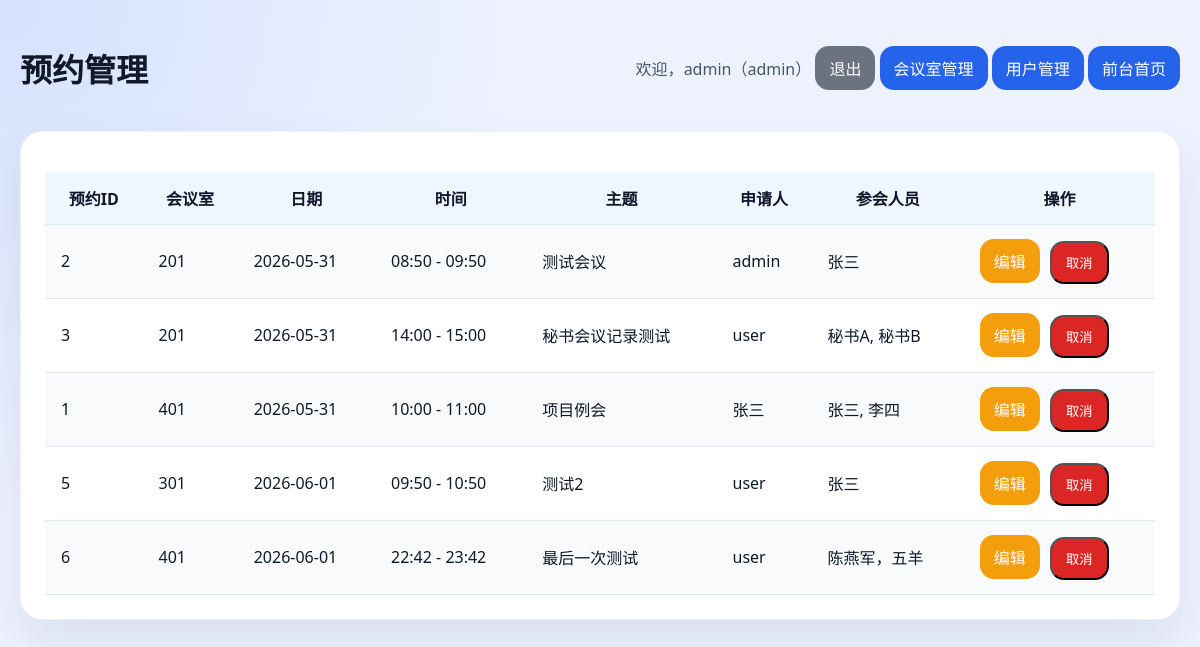
/admin/bookings (signed in), run on an earlier commit of the app's database.
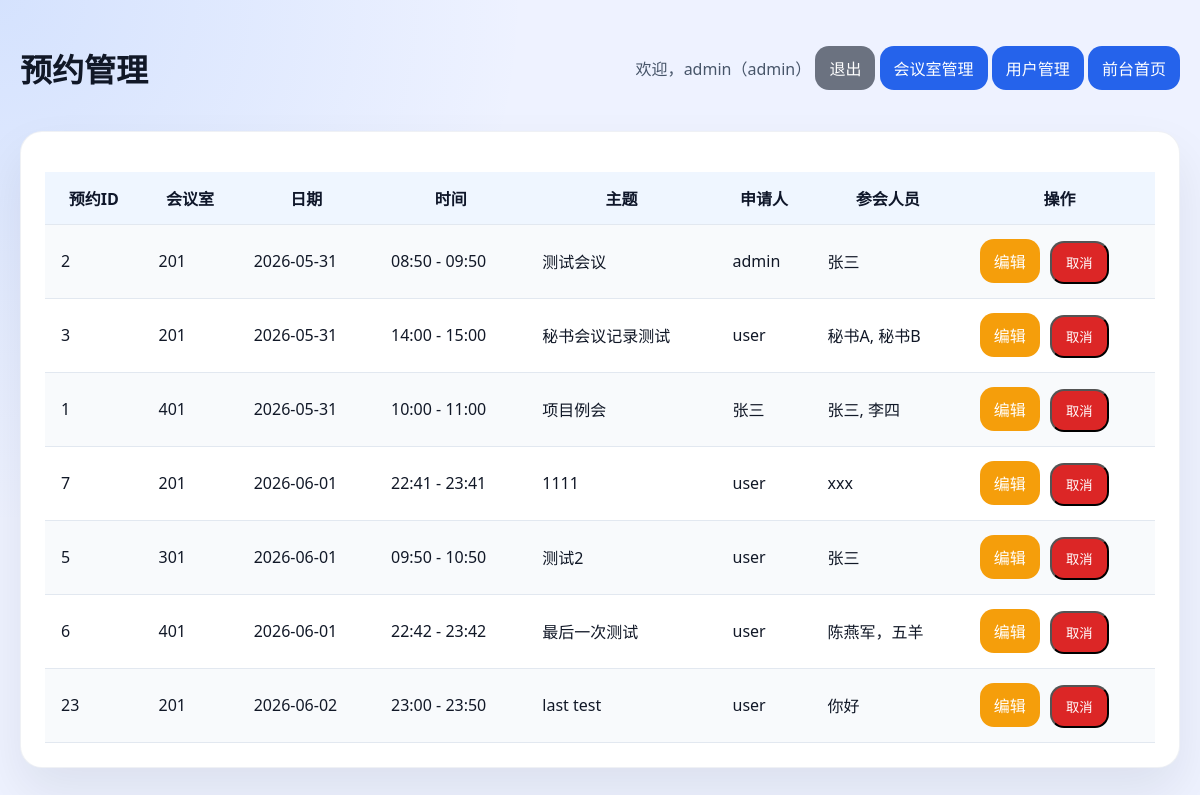
And on a later commit of the database.
### tables this page shows
CREATE TABLE booking (
                booking_id INTEGER PRIMARY KEY AUTOINCREMENT,
                room_id INTEGER NOT NULL,
                date TEXT NOT NULL,
                start_time TEXT NOT NULL,
                end_time TEXT NOT NULL,
                owner TEXT NOT NULL,
                subject TEXT NOT NULL,
                attendees TEXT NOT NULL DEFAULT '', minutes TEXT NOT NULL DEFAULT '',
                FOREIGN KEY (room_id) REFERENCES room(room_id) ON DELETE CASCADE
            );

CREATE TABLE room (
                room_id INTEGER PRIMARY KEY AUTOINCREMENT,
                name TEXT NOT NULL UNIQUE,
                capacity INTEGER NOT NULL,
                location TEXT NOT NULL
            );

### app.py (the view)
@app.route("/admin/bookings")
@admin_required
def admin_bookings():
    bookings = get_all_bookings()
    rooms = get_rooms()
    return render_template("admin_bookings.html", bookings=bookings, rooms=rooms, message=None, error=None)

### app.py (called while the page is built)
def admin_required(view):
    @wraps(view)
    def wrapped(*args, **kwargs):
        user = session.get("user")
        if not user:
            return redirect(url_for("login", next=request.path))
        if user.get("role") != "admin":
            return render_template("result.html", error="你没有权限访问此页面。")
        return view(*args, **kwargs)
    return wrapped

@app.context_processor
def inject_user():
    return {"current_user": session.get("user")}

### models.py (called while the page is built)
def get_connection():
    conn = sqlite3.connect(DB_PATH)
    conn.row_factory = sqlite3.Row
    conn.execute("PRAGMA foreign_keys = ON")
    return conn

def fetch_all(query, params=()):
    with get_connection() as conn:
        cursor = conn.execute(query, params)
        return [dict(row) for row in cursor.fetchall()]

def get_rooms():
    return fetch_all("SELECT * FROM room ORDER BY name")

def get_all_bookings():
    return fetch_all(
        "SELECT b.*, r.name AS room_name FROM booking b JOIN room r ON b.room_id = r.room_id ORDER BY date, r.name, start_time",
    )

### templates/admin_bookings.html (shortened to what this page needs)
<!DOCTYPE html>
<html lang="zh-CN">
<head>
</head>
<body>
<div class="container">
    <div class="top-bar">
        <h1>预约管理</h1>
        <div>
            <span>欢迎，{{ current_user.username }}（{{ current_user.role }}）</span>
            <a href="/logout" class="button" style="background:#6b7280;">退出</a>
            <a href="/admin" class="button">会议室管理</a>
            <a href="/admin/users" class="button">用户管理</a>
            <a href="/" class="button">前台首页</a>
        </div>
    </div>
    <div class="card">
        <table>
            <thead>
            <tr>
                <th>预约ID</th>
                <th>会议室</th>
                <th>日期</th>
                <th>时间</th>
                <th>主题</th>
                <th>申请人</th>
                <th>参会人员</th>
                <th>操作</th>
            </tr>
            </thead>
            <tbody>
            {% for booking in bookings %}
                <tr>
                    <td>{{ booking.booking_id }}</td>
                    <td>{{ booking.room_name }}</td>
                    <td>{{ booking.date }}</td>
                    <td>{{ booking.start_time }} - {{ booking.end_time }}</td>
                    <td>{{ booking.subject }}</td>
                    <td>{{ booking.owner }}</td>
                    <td>{{ booking.attendees }}</td>
                    <td>
                        <a href="/admin/bookings/edit/{{ booking.booking_id }}" class="button" style="background:#f59e0b;">编辑</a>
                        <form method="post" action="/admin/bookings/delete/{{ booking.booking_id }}" style="display:inline-block; margin-left:6px;">
                            <button type="submit" class="button danger">取消</button>
                        </form>
                    </td>
                </tr>
            {% endfor %}
            </tbody>
        </table>
    </div>
</div>
</body>
</html>

### templates/admin_bookings.html (style rules this page uses)
:root { font-family: "Segoe UI", Tahoma, Geneva, Verdana, sans-serif; background: #eef2ff; color: #111827; }
* { box-sizing: border-box; }
body { margin: 0; min-height: 100vh; background: radial-gradient(circle at top left, rgba(59,130,246,0.14), transparent 36%), #eef2ff; }
.container { max-width: 1200px; margin: 0 auto; padding: 24px 20px 40px; }
.card { background: #fff; border: 1px solid rgba(148,163,184,0.15); border-radius: 22px; box-shadow: 0 24px 50px rgba(15,23,42,0.08); padding: 24px; margin-bottom: 20px; }
table { width: 100%; border-collapse: separate; border-spacing: 0; margin-top: 16px; }
th, td { padding: 14px 16px; border-bottom: 1px solid #e2e8f0; }
th { background: #eff6ff; color: #0f172a; font-weight: 600; }
tbody tr:nth-child(odd) { background: #f8fafc; }
.button { display: inline-flex; align-items: center; justify-content: center; padding: 10px 14px; gap: 8px; border-radius: 14px; background: #2563eb; color: #fff; text-decoration: none; transition: transform 0.16s ease, background 0.16s ease; }
.danger { background: #dc2626; }
.top-bar { display: flex; justify-content: space-between; align-items: center; flex-wrap: wrap; gap: 12px; margin-bottom: 18px; }
.top-bar span { color: #475569; }

What changed in the data, as far as the page shows it:
added booking: booking_id "7", room_name "201", date "2026-06-01", start_time "22:41", end_time "23:41", subject "1111", owner "user", attendees "xxx"
added booking: booking_id "23", room_name "201", date "2026-06-02", start_time "23:00", end_time "23:50", subject "last test", owner "user", attendees "你好"
